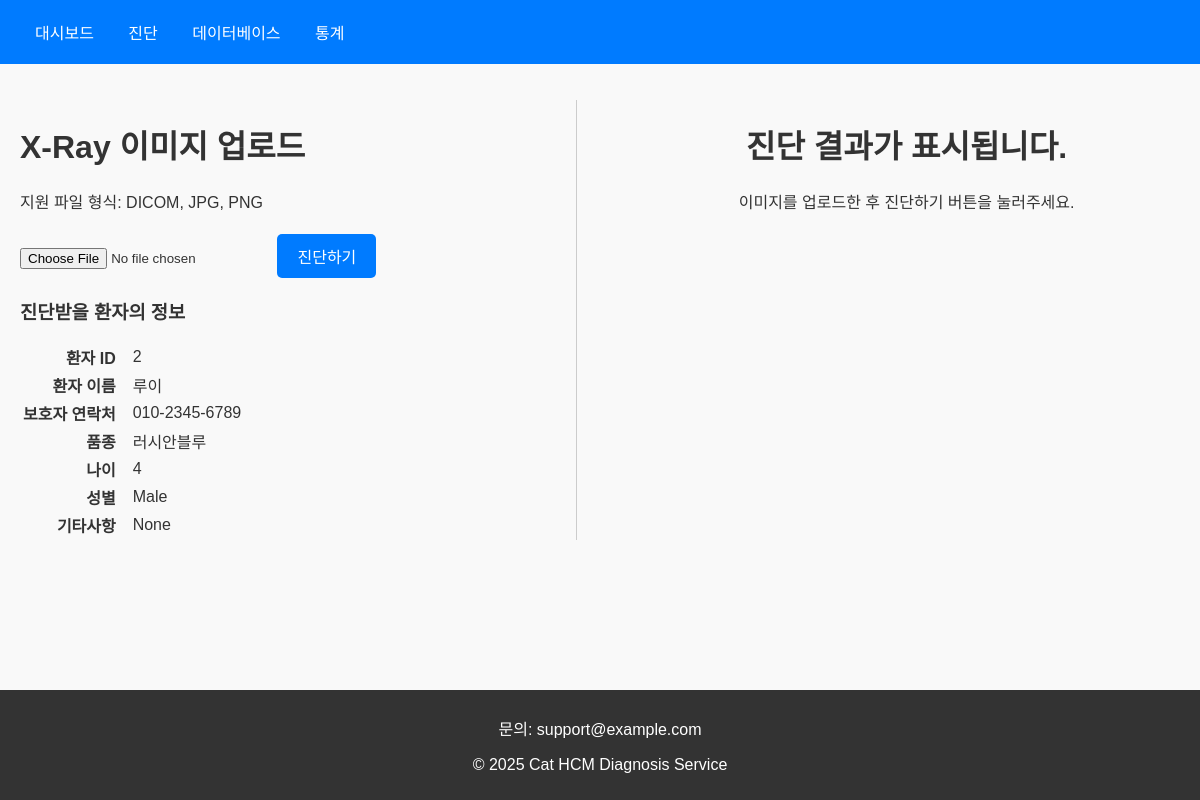
Screenshot of /diagnosis/2 with the database file from the repository.
### database/models.py (models this page shows)
class PatientDB(models.Model):
    cat_id = models.AutoField(primary_key=True)  # 고양이 ID (자동 증가)
    owner_phone = models.CharField(max_length=15)  # 주인 핸드폰 번호
    cat_name = models.CharField(max_length=100)  # 고양이 이름
    breed = models.CharField(max_length=100)  # 품종
    age = models.IntegerField()  # 나이
    gender = models.CharField(max_length=10)  # 성별
    remarks = models.TextField(null=True, blank=True)  # 비고란 (null 허용, blank 허용)
    def __str__(self):
        return f"{self.cat_name} ({self.cat_id})"

### diagnosis/views.py (the view, shortened to what this page needs)
# urls.py: path('<int:cat_id>', diagnosis_gizon_view, name='diagnosis_gizon'),
def diagnosis_gizon_view(request, cat_id):
    print(f"Received cat_id: {cat_id}")
    try:
        latest_patient = PatientDB.objects.get(cat_id=cat_id)
        print(f"Patient found: {latest_patient}")
    except PatientDB.DoesNotExist:
        print(f"No patient found with cat_id: {cat_id}")
        return render(request, '404.html', status=404)
    model_path = r"C:\Users\user\Desktop\팀프로젝트\Cat_HCM\Cat_HCM\django\all_train_InceptionNet.pth"
    classes = ['Normal', 'HCM']
    model_inference = InceptionNetInference(model_path=model_path, classes=classes, input_size=299, using_clahe=True)
    return render(request, 'diagnosis.html', {'latest_patient': latest_patient})

### diagnosis/InceptionNet_Inf.py (called while the page is built)
    def make_model(self):
        base_model = models.inception_v3(weights=models.Inception_V3_Weights.DEFAULT, aux_logits=True)
        base_model.fc = nn.Sequential(
            nn.Linear(base_model.fc.in_features, 128),  # 입력 크기 -> 128
            nn.ReLU(),
            nn.Dropout(p=0.5),                    # Dropout 추가
            nn.Linear(128, 2)                     # 출력 크기 -> 2 (클래스 수)
        )
        base_model.aux_logits = False
        return base_model

### templates/diagnosis.html (shortened to what this page needs)
<!DOCTYPE html>
<html lang="en">
<head>
    {% load static %}
    <link rel="stylesheet" href="{% static 'css/styles.css' %}">
</head>
<body>
    <header>
        <nav>
            <a href="{% url 'home' %}">대시보드</a>
            <a href="{% url 'diagnosis' %}">진단</a>
            <a href="{% url 'database:search_patients' %}">데이터베이스</a>
            <a href="{% url 'statistic' %}">통계</a>
        </nav>
    </header>
    <div class="new_container">
        <div class="left-panel">
            <h1>X-Ray 이미지 업로드</h1>
            <p>지원 파일 형식: DICOM, JPG, PNG</p>
            <form id="upload-form" method="post" enctype="multipart/form-data">
                <input type="file" name="xray_image" id="file-upload">
                <button type="button" class="button" id="diagnose-button">진단하기</button>
            </form>
                    {% if latest_patient %}
                    <h3>진단받을 환자의 정보</h3>
                    <table>
                        <tr>
                            <th>환자 ID</th>
                            <td>&nbsp;&nbsp;</td>
                            <td>{{ latest_patient.cat_id }}</td>
                        </tr>
                        <tr>
                            <th>환자 이름</th>
                            <td>&nbsp;&nbsp;</td>
                            <td>{{ latest_patient.cat_name }}</td>
                        </tr>
                        <tr>
                            <th>보호자 연락처</th>
                            <td>&nbsp;&nbsp;</td>
                            <td>{{ latest_patient.owner_phone }}</td>
                        </tr>
                        <tr>
                            <th>품종</th>
                            <td>&nbsp;&nbsp;</td>
                            <td>{{ latest_patient.breed }}</td>
                        </tr>
                        <tr>
                            <th>나이</th>
                            <td>&nbsp;&nbsp;</td>
                            <td>{{ latest_patient.age }}</td>
                        </tr>
                        <tr>
                            <th>성별</th>
                            <td>&nbsp;&nbsp;</td>
                            <td>{{ latest_patient.gender }}</td>
                        </tr>
                        <tr>
                            <th>기타사항</th>
                            <td>&nbsp;&nbsp;</td>
                            <td>{{ latest_patient.remarks }}</td>
                        </tr>
                    </table>
                    {% endif %}
        </div>
        <div class="right-panel" id="result-section" style='text-align: center;''>
            <h1>진단 결과가 표시됩니다.</h1>
            <p>이미지를 업로드한 후 진단하기 버튼을 눌러주세요.</p>
        </div>
    </div>
    <footer>
        <p>문의: support@example.com</p>
        <p>&copy; 2025 Cat HCM Diagnosis Service</p>
    </footer>
</body>
</html>

### static/css/styles.css (style rules this page uses)
body { font-family: Arial, sans-serif; margin: 0; padding: 0; background-color: #f9f9f9; color: #333; }
header { background-color: #007bff; color: #fff; padding: 20px 20px; position: fixed; top: 0; width: 100%; z-index: 1000; }
header nav a { color: #fff; text-decoration: none; margin: 0 15px; }
.button { font-size: 16px; display: inline-block; padding: 10px 20px; background-color: #007bff; color: #fff; text-decoration: none; border: none; border-radius: 5px; cursor: pointer; }
footer { background-color: #333; color: #fff; text-align: center; padding: 10px 0; position: fixed; bottom: 0; width: 100%; }
.new_container { padding: 20px; display: flex; justify-content: space-between; max-width: 1200px; margin: 80px auto 0 auto; }
.left-panel, .right-panel { width: 48%; box-sizing: border-box; }
.left-panel { padding-right: 10px; border-right: 1px solid #ccc; }
.right-panel { padding-left: 10px; text-align: left; }

### templates/diagnosis.html (style rules this page uses)
.left-panel, .right-panel { width: 48%; box-sizing: border-box; }
.left-panel { padding-right: 10px; border-right: 1px solid #ccc; }
.right-panel { padding-left: 10px; text-align: center; }
.button { display: inline-block; margin-top: 5px; padding: 10px 20px; background-color: #007BFF; color: white; text-decoration: none; border-radius: 5px; border: none; cursor: pointer; }
table th { text-align: right; top: 0; font-weight: bold; }

### rows the page displays
PatientDB: cat_id "2", cat_name "루이", owner_phone "010-2345-6789", breed "러시안블루", age "4", gender "Male", remarks "None"
